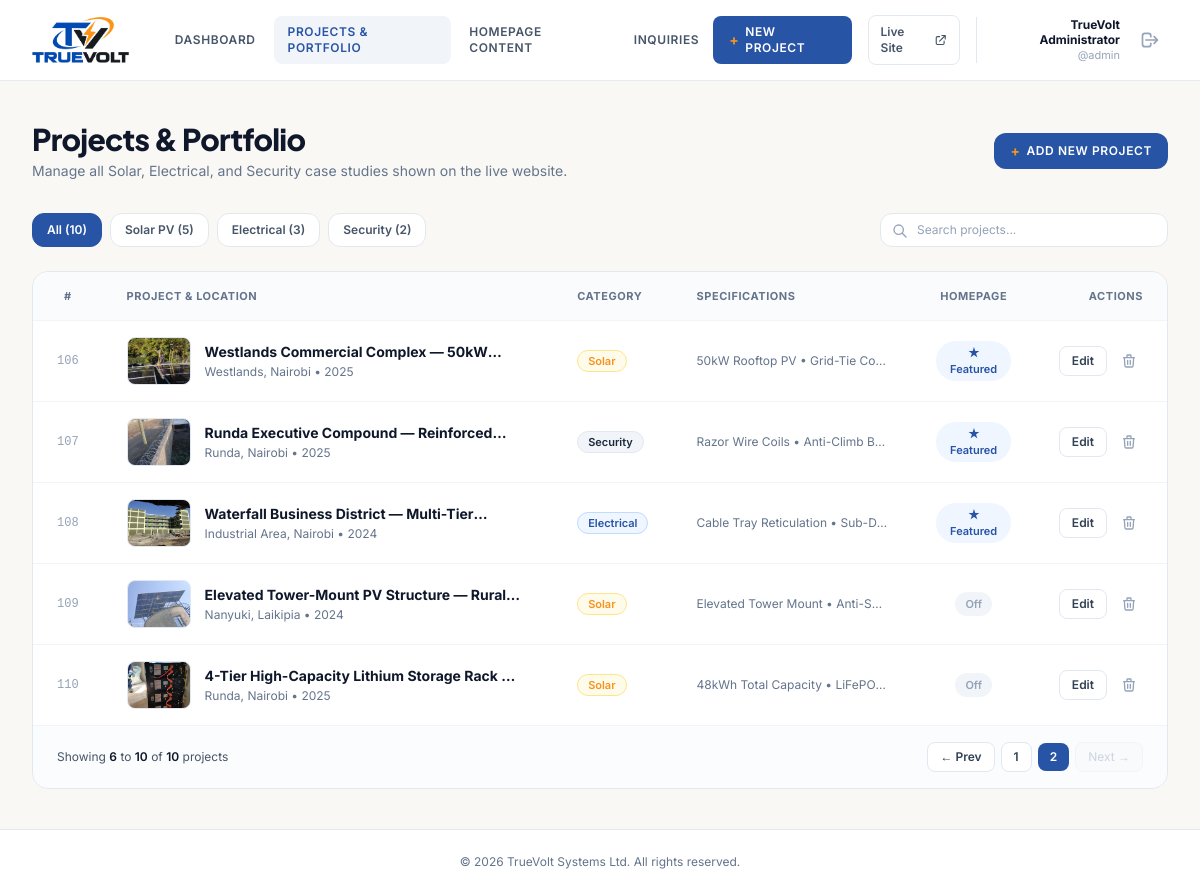
/admin/projects.php?page=2 (signed in), run on the app's committed database.
### tables this page shows
CREATE TABLE IF NOT EXISTS `projects` (
  `id` INT AUTO_INCREMENT PRIMARY KEY,
  `category` ENUM('Solar', 'Electrical', 'Security') NOT NULL,
  `title` VARCHAR(255) NOT NULL,
  `location` VARCHAR(150) NOT NULL,
  `year` VARCHAR(10) NOT NULL DEFAULT '2025',
  `ref_num` INT DEFAULT NULL,
  `image` VARCHAR(500) NOT NULL,
  `description` TEXT DEFAULT NULL,
  `specs` TEXT DEFAULT NULL COMMENT 'Comma or newline-separated specs',
  `aspect` VARCHAR(50) DEFAULT 'aspect-[4/3]',
  `is_featured` TINYINT(1) DEFAULT 1,
  `sort_order` INT DEFAULT 0,
  `status` ENUM('published', 'draft') DEFAULT 'published',
  `created_at` DATETIME DEFAULT CURRENT_TIMESTAMP,
  `updated_at` DATETIME DEFAULT CURRENT_TIMESTAMP ON UPDATE CURRENT_TIMESTAMP,
  INDEX `idx_category` (`category`),
  INDEX `idx_status` (`status`),
  INDEX `idx_featured` (`is_featured`)
);

### admin/projects.php (the view, shortened to what this page needs)
<?php
$db = getDbConnection();
$categoryFilter = $_GET['category'] ?? '';
$search = trim($_GET['q'] ?? '');
$where = [];
$whereSql = !empty($where) ? 'WHERE ' . implode(' AND ', $where) : '';
$perPage = 5;
$countStmt = $db->prepare("SELECT COUNT(*) FROM projects {$whereSql}");
$countStmt->execute();
$totalFiltered = (int)$countStmt->fetchColumn();
$totalPages = max(1, (int)ceil($totalFiltered / $perPage));
$page = max(1, min((int)($_GET['page'] ?? 1), $totalPages));
$offset = ($page - 1) * $perPage;
$stmt = $db->prepare("SELECT * FROM projects {$whereSql} ORDER BY sort_order ASC, id DESC LIMIT :limit OFFSET :offset");
$stmt->bindValue(':limit', $perPage, PDO::PARAM_INT);
$stmt->bindValue(':offset', $offset, PDO::PARAM_INT);
$stmt->execute();
$projects = $stmt->fetchAll();
$counts = [
    'All' => (int)$db->query("SELECT COUNT(*) FROM projects")->fetchColumn(),
    'Solar' => (int)$db->query("SELECT COUNT(*) FROM projects WHERE category = 'Solar'")->fetchColumn(),
    'Electrical' => (int)$db->query("SELECT COUNT(*) FROM projects WHERE category = 'Electrical'")->fetchColumn(),
    'Security' => (int)$db->query("SELECT COUNT(*) FROM projects WHERE category = 'Security'")->fetchColumn(),
];
function getPageUrl($pageNum) {
    $params = $_GET;
    $params['page'] = $pageNum;
    return 'projects.php?' . http_build_query($params);
}
require_once __DIR__ . '/includes/header.php';
?>
<div class="mb-8 flex flex-col md:flex-row md:items-center md:justify-between gap-4">
  <div>
    <h1 class="text-2xl sm:text-3xl font-extrabold text-slate-900 tracking-tight font-heading">
      Projects &amp; Portfolio
    </h1>
    <p class="text-sm text-slate-500 mt-1">
      Manage all Solar, Electrical, and Security case studies shown on the live website.
    </p>
  </div>
  <div>
    <a
      href="project-form.php"
      class="inline-flex items-center gap-1.5 px-4 py-2.5 rounded-xl bg-[#2854A6] hover:bg-[#1E4388] text-white font-semibold text-xs tracking-wider uppercase shadow-xs transition-colors"
    >
      <span class="text-[#F7941D] text-sm leading-none font-bold">+</span>
      <span>Add New Project</span>
    </a>
  </div>
</div>
<div class="mb-6 flex flex-col md:flex-row md:items-center justify-between gap-4">
  <div class="flex flex-wrap items-center gap-2">
    <a
      href="projects.php"
      class="px-3.5 py-2 rounded-xl text-xs font-semibold transition-all border <?= empty($categoryFilter) ? 'bg-[#2854A6] text-white border-[#2854A6] shadow-xs' : 'bg-white text-slate-600 border-slate-200 hover:border-slate-300' ?>"
    >
      All (<?= $counts['All'] ?>)
    </a>
    <a
      href="projects.php?category=Solar"
      class="px-3.5 py-2 rounded-xl text-xs font-semibold transition-all border <?= $categoryFilter === 'Solar' ? 'bg-[#F7941D] text-white border-[#F7941D] shadow-xs' : 'bg-white text-slate-600 border-slate-200 hover:border-slate-300' ?>"
    >
      Solar PV (<?= $counts['Solar'] ?>)
    </a>
    <a
      href="projects.php?category=Electrical"
      class="px-3.5 py-2 rounded-xl text-xs font-semibold transition-all border <?= $categoryFilter === 'Electrical' ? 'bg-[#2854A6] text-white border-[#2854A6] shadow-xs' : 'bg-white text-slate-600 border-slate-200 hover:border-slate-300' ?>"
    >
      Electrical (<?= $counts['Electrical'] ?>)
    </a>
    <a
      href="projects.php?category=Security"
      class="px-3.5 py-2 rounded-xl text-xs font-semibold transition-all border <?= $categoryFilter === 'Security' ? 'bg-slate-900 text-white border-slate-900 shadow-xs' : 'bg-white text-slate-600 border-slate-200 hover:border-slate-300' ?>"
    >
      Security (<?= $counts['Security'] ?>)
    </a>
  </div>
  <form method="GET" action="" class="flex items-center gap-2">
    <div class="relative">
      <input
        type="text"
        name="q"
        value="<?= htmlspecialchars($search) ?>"
        placeholder="Search projects..."
        class="w-64 sm:w-72 px-3.5 py-2 pl-9 rounded-xl bg-white border border-slate-200 text-xs text-slate-900 placeholder-slate-400 focus:outline-none focus:border-[#2854A6] focus:ring-1 focus:ring-[#2854A6]"
      >
      <svg class="w-4 h-4 text-slate-400 absolute left-3 top-2.5" fill="none" stroke="currentColor" viewBox="0 0 24 24">
        <path stroke-linecap="round" stroke-linejoin="round" stroke-width="2" d="M21 21l-6-6m2-5a7 7 0 11-14 0 7 7 0 0114 0z"/>
      </svg>
    </div>
  </form>
</div>
<div class="bg-white border border-slate-200 rounded-2xl overflow-hidden shadow-xs">
  <?php if (empty($projects)): ?>
    <div class="p-12 text-center">
      <p class="text-sm font-semibold text-slate-700">No projects found.</p>
      <p class="text-xs text-slate-500 mt-1">Try resetting your search filter or add a new project.</p>
      <div class="mt-4">
        <a href="projects.php" class="text-xs font-semibold text-[#2854A6] hover:underline">Reset Filters &rarr;</a>
      </div>
    </div>
  <?php else: ?>
    <div class="overflow-x-auto">
      <table class="w-full text-left text-xs">
        <thead class="bg-slate-50/75 text-slate-500 font-semibold uppercase tracking-wider text-[11px] border-b border-slate-100">
          <tr>
            <th class="py-4 px-6 w-12 text-center">#</th>
            <th class="py-4 px-6">Project &amp; Location</th>
            <th class="py-4 px-6">Category</th>
            <th class="py-4 px-6">Specifications</th>
            <th class="py-4 px-6 text-center">Homepage</th>
            <th class="py-4 px-6 text-right">Actions</th>
          </tr>
        </thead>
        <tbody class="divide-y divide-slate-100 text-slate-700">
          <?php foreach ($projects as $p): ?>
            <?php
              $catBadge = match($p['category']) {
                'Solar' => 'bg-amber-50 text-[#F7941D] border-amber-200',
                'Electrical' => 'bg-blue-50 text-[#2854A6] border-blue-200',
                'Security' => 'bg-slate-100 text-slate-800 border-slate-200',
                default => 'bg-slate-100 text-slate-700 border-slate-200',
              };
            ?>
            <tr class="hover:bg-slate-50/60 transition-colors">
              <td class="py-4 px-6 text-center text-slate-400 font-mono text-xs">
                <?= $p['ref_num'] ?: $p['id'] ?>
              </td>
              <td class="py-4 px-6">
                <div class="flex items-center gap-3.5">
                  <div class="w-16 h-12 rounded-lg overflow-hidden bg-slate-100 shrink-0 border border-slate-200">
                    <img
                      src="<?= htmlspecialchars($p['image']) ?>"
                      alt="<?= htmlspecialchars($p['title']) ?>"
                      class="w-full h-full object-cover"
                      onerror="this.src='/images/projects/solar-panel-installation.jpeg'"
                    >
                  </div>
                  <div>
                    <a href="project-form.php?id=<?= $p['id'] ?>" class="font-bold text-slate-900 hover:text-[#2854A6] text-sm line-clamp-1">
                      <?= htmlspecialchars($p['title']) ?>
                    </a>
                    <p class="text-xs text-slate-500 mt-0.5">
                      <?= htmlspecialchars($p['location']) ?> &bull; <?= htmlspecialchars($p['year']) ?>
                    </p>
                  </div>
                </div>
              </td>
              <td class="py-4 px-6">
                <span class="inline-flex items-center px-2.5 py-0.5 rounded-full text-[11px] font-semibold border <?= $catBadge ?>">
                  <?= htmlspecialchars($p['category']) ?>
                </span>
              </td>
              <td class="py-4 px-6 text-slate-500 max-w-[240px] truncate">
                <?= htmlspecialchars(str_replace("\n", " • ", $p['specs'] ?? '')) ?>
              </td>
              <td class="py-4 px-6 text-center">
                <form method="POST" action="">
                  <button
                    type="submit"
                    class="px-2.5 py-1 rounded-full text-[11px] font-semibold transition-all <?= (int)$p['is_featured'] === 1 ? 'bg-blue-50 text-[#2854A6] hover:bg-blue-100' : 'bg-slate-100 text-slate-400 hover:text-slate-600' ?>"
                    title="Click to toggle featured on homepage"
                  >
                    <?= (int)$p['is_featured'] === 1 ? '&starf; Featured' : 'Off' ?>
                  </button>
                </form>
              </td>
              <td class="py-4 px-6 text-right">
                <div class="flex items-center justify-end gap-2">
                  <a
                    href="project-form.php?id=<?= $p['id'] ?>"
                    class="px-3 py-1.5 rounded-lg border border-slate-200 hover:border-[#2854A6] hover:text-[#2854A6] font-semibold text-xs transition-colors"
                  >
                    Edit
                  </a>
                  <form method="POST" action="" onsubmit="return confirm('Are you sure you want to delete this project?');" class="inline">
                    <button
                      type="submit"
                      class="p-1.5 rounded-lg text-slate-400 hover:text-red-600 hover:bg-red-50 transition-colors"
                      title="Delete"
                    >
                      <svg class="w-4 h-4" fill="none" stroke="currentColor" viewBox="0 0 24 24">
                        <path stroke-linecap="round" stroke-linejoin="round" stroke-width="2" d="M19 7l-.867 12.142A2 2 0 0116.138 21H7.862a2 2 0 01-1.995-1.858L5 7m5 4v6m4-6v6m1-10V4a1 1 0 00-1-1h-4a1 1 0 00-1 1v3M4 7h16" />
                      </svg>
                    </button>
                  </form>
                </div>
              </td>
            </tr>
          <?php endforeach; ?>
        </tbody>
      </table>
    </div>
    <div class="px-6 py-4 bg-slate-50/60 border-t border-slate-100 flex flex-col sm:flex-row items-center justify-between gap-3 text-xs text-slate-600">
      <div>
        Showing <span class="font-semibold text-slate-900"><?= min($totalFiltered, $offset + 1) ?></span> to
        <span class="font-semibold text-slate-900"><?= min($totalFiltered, $offset + count($projects)) ?></span> of
        <span class="font-semibold text-slate-900"><?= $totalFiltered ?></span> projects
      </div>
      <?php if ($totalPages > 1): ?>
        <div class="flex items-center gap-1.5">
          <?php if ($page > 1): ?>
            <a
              href="<?= getPageUrl($page - 1) ?>"
              class="px-3 py-1.5 rounded-lg border border-slate-200 bg-white hover:bg-slate-50 font-semibold text-slate-700 transition-colors"
            >
              &larr; Prev
            </a>
          <?php else: ?>
            <span class="px-3 py-1.5 rounded-lg border border-slate-100 bg-slate-50 text-slate-300 cursor-not-allowed">
              &larr; Prev
            </span>
          <?php endif; ?>
          <?php for ($i = 1; $i <= $totalPages; $i++): ?>
            <a
              href="<?= getPageUrl($i) ?>"
              class="px-3 py-1.5 rounded-lg font-semibold transition-colors <?= $i === $page ? 'bg-[#2854A6] text-white shadow-xs' : 'border border-slate-200 bg-white hover:bg-slate-50 text-slate-700' ?>"
            >
              <?= $i ?>
            </a>
          <?php endfor; ?>
          <?php if ($page < $totalPages): ?>
            <a
              href="<?= getPageUrl($page + 1) ?>"
              class="px-3 py-1.5 rounded-lg border border-slate-200 bg-white hover:bg-slate-50 font-semibold text-slate-700 transition-colors"
            >
              Next &rarr;
            </a>
          <?php else: ?>
            <span class="px-3 py-1.5 rounded-lg border border-slate-100 bg-slate-50 text-slate-300 cursor-not-allowed">
              Next &rarr;
            </span>
          <?php endif; ?>
        </div>
      <?php endif; ?>
    </div>
  <?php endif; ?>
</div>
<?php require_once __DIR__ . '/includes/footer.php'; ?>

### admin/includes/header.php (style rules this page uses)
body { font-family: 'Inter', sans-serif; background-color: #FAF8F5; color: #2D3748; }
h1, h2, h3, h4, .font-heading { font-family: 'Plus Jakarta Sans', sans-serif; }

### data on the page
projects: ref_num "106", image (picture), title "Westlands Commercial Complex —…", location "Westlands, Nairobi", year "2025", category "Solar", specs "50kW Rooftop PV • Grid-Tie Co…", is_featured "★ Featured"
projects: ref_num "107", image (picture), title "Runda Executive Compound —…", location "Runda, Nairobi", year "2025", category "Security", specs "Razor Wire Coils • Anti-Climb B…", is_featured "★ Featured"
projects: ref_num "108", image (picture), title "Waterfall Business District —…", location "Industrial Area, Nairobi", year "2024", category "Electrical", specs "Cable Tray Reticulation • Sub-D…", is_featured "★ Featured"
projects: ref_num "109", image (picture), title "Elevated Tower-Mount PV Structure —…", location "Nanyuki, Laikipia", year "2024", category "Solar", specs "Elevated Tower Mount • Anti-S…", is_featured "Off"
projects: ref_num "110", image (picture), title "4-Tier High-Capacity Lithium Storage Rack…", location "Runda, Nairobi", year "2025", category "Solar", specs "48kWh Total Capacity • LiFePO…", is_featured "Off"

### other printed values
$admin['full_name'] "TrueVolt Administrator"
$admin['username'] "admin"
$counts['All'] "10"
$counts['Solar'] "5"
$counts['Electrical'] "3"
$counts['Security'] "2"
min($totalFiltered, $offset + 1) "6"
min($totalFiltered, $offset + count($projects)) "10"
$totalFiltered "10"
